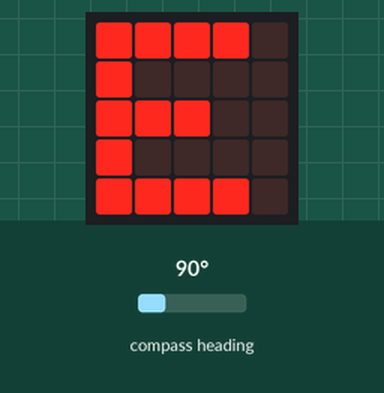
This program was run on a simulated BBC micro:bit (MakeCode). Shown: the board's 5×5 LED display. The inputs (shaded band) are chosen by the test bench; at power-on: compass heading 90°. The compass is already calibrated.

Above: at 1.2 s.
1.3 s: compass heading set to 50°
2.8 s: compass heading set to 41°
At 4.3 s:
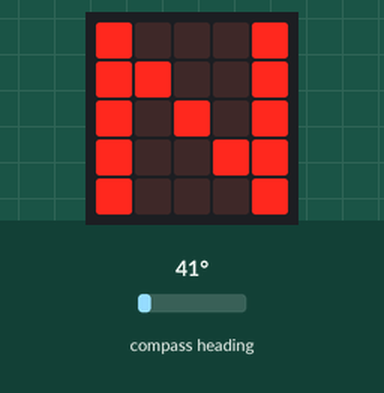
4.6 s: compass heading set to 180°
At 5.8 s:
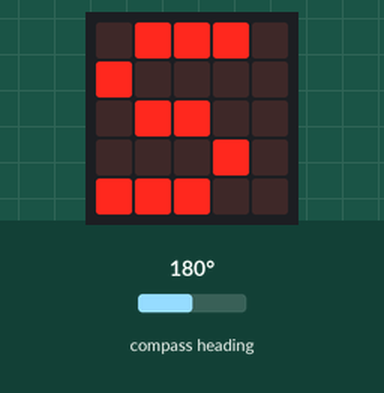
6.2 s: compass heading set to 220°
7.7 s: compass heading set to 228°
At 8.6 s:
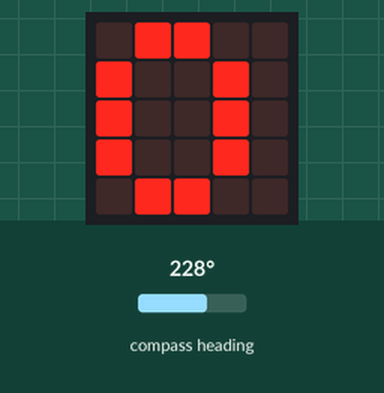
9.3 s: compass heading set to 7°
At 10.1 s:
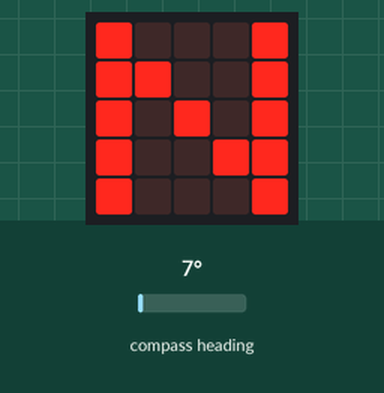
Timing chart, 0 to 11.8 s (numbered marks = the images above; inputs shaded):
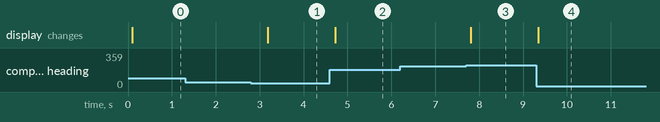

Measured:
- the behaviour switches between 45 and 44° on compass heading (found by bisection; images 0 and 1)
- the behaviour switches between 224 and 225° on compass heading (found by bisection; images 2 and 3)
- after the input at 1.3 s, every drawn part: stays the same
- after the input at 2.8 s, the display: changes after 0.38 s (image 1)
- after the input at 4.6 s, the display: changes after 0.12 s (image 2)
- after the input at 6.2 s, every drawn part: stays the same
- after the input at 7.7 s, the display: changes after 0.10 s (image 3)
- after the input at 9.3 s, the display: changes at once (image 4)

The program:

main.ts
```typescript
basic.forever(function on_forever() {

})
input.calibrateCompass()
basic.forever(function on_forever2() {
    let degre = input.compassHeading()
    if (degre < 45) {
        basic.showString("N")
    } else if (degre < 135) {
        basic.showString("E")
    } else if (degre < 225) {
        basic.showString("S")
    } else if (degre < 315) {
        basic.showString("O")
    } else {
        basic.showString("N")
    }

})
```

test.ts
```typescript
// les tests vont ici ; cela ne sera pas compilé si ce paquet est utilisé en tant qu'extension.
```
